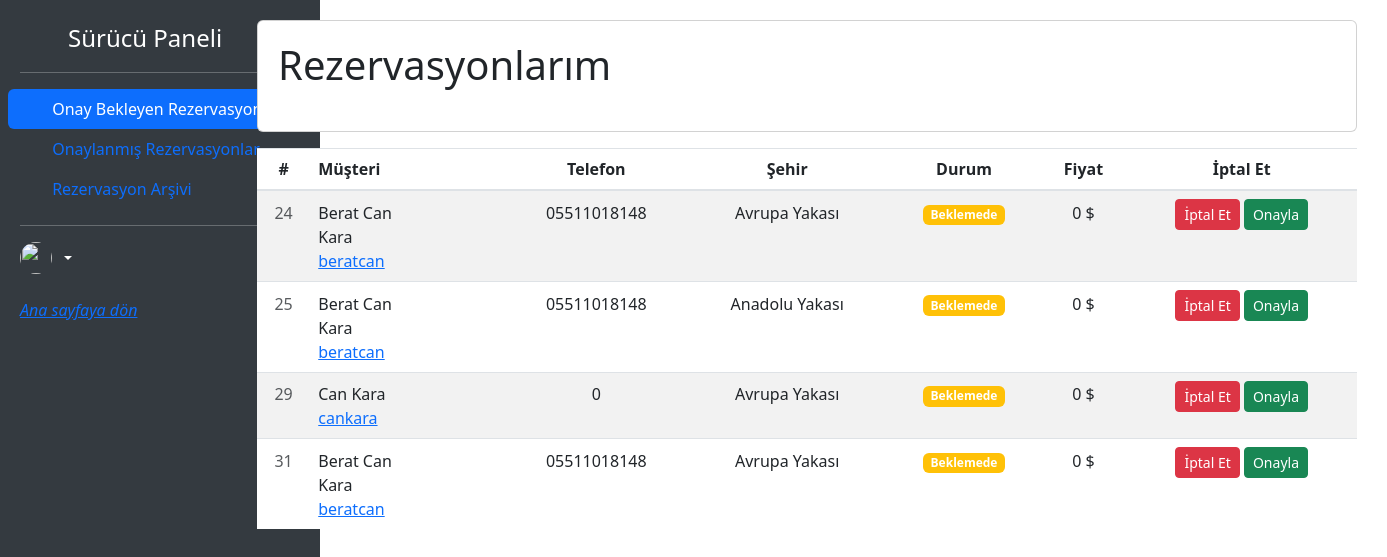
The app's page /drivers/driverDash/onaysızRez/ with its own data.
### reservation/models.py (models this page shows, shortened)
class Reservation(models.Model):
    sehir = models.CharField(max_length=100)
    kisi_sayisi = models.PositiveIntegerField()
    baslangic_tarihi = models.DateField()
    bitis_tarihi = models.DateField()
    onay_durum = models.BooleanField(default=False)
    tamam_durum = models.BooleanField(default=False)
    surucu = models.ForeignKey(Driver, on_delete=models.CASCADE, null=True, blank=True, related_name="reservation_surucu")
    kullanici = models.ForeignKey("nUser.nUser", on_delete=models.CASCADE,related_name='reservation_kullanici')
    fiyat = models.PositiveIntegerField(default=0)

### nUser/models.py (models this page shows, shortened)
class nUser(AbstractUser):
    tc_kimlik = models.CharField(max_length=11)
    adres = models.TextField()
    telefon = models.CharField(max_length=20, default="0")
    email = models.EmailField()
    first_name = models.CharField(max_length=30)
    last_name = models.CharField(max_length=30)
    reservation = models.OneToOneField(Reservation, null=True, blank=True, on_delete=models.SET_NULL)
    isDriver = models.BooleanField(default=False)

### driver/views.py (called while the page is built)
def getRezID(request):
    driver = Driver.objects.filter(username= request.user.username).first()
    reservations = Reservation.objects.filter(surucu = driver)
    return reservations

def onaysizRez(request):
    driver = Driver.objects.filter(username = request.user.username).first()
    reservations = getRezID(request)
    context = {
        "driver":driver,
        "reservations":reservations,
    }
    return render(request,"reservation/dash/onaysizRez.html",context)

### templates/reservation/dash/onaysizRez.html (shortened to what this page needs)
{% extends 'base/dashBase.html' %}
{% block driverInfo %}
<div class="row justify-content-around">
  <a href="#" class="d-flex flex- align-items-center text-white text-decoration-none dropdown-toggle col" id="dropdownUser1" data-bs-toggle="dropdown" aria-expanded="false">
      <img src="{{driver.profil_fotografi.url}}" alt="" width="32" height="32" class="rounded-circle me-2">
  </a>
</div>
{% endblock driverInfo %}
{% block content %}
<div class="row" >
    <div class="col-md-12">
    <div class="main-card mb-3 card">
<h1 style="padding: 20px 0px 10px 20px;">Rezervasyonlarım</h1>
        <div class="btn-actions-pane-right">
    </div>
    </div>
    <div class="table-responsive">
    <table class="align-middle mb-0 table table-borderless table-striped table-hover">
    <thead>
    <tr>
    <th class="text-center">#</th>
    <th>Müşteri</th>
    <th class="text-center">Telefon</th>
    <th class="text-center">Şehir</th>
    <th class="text-center">Durum</th>
    <th class="text-center">Fiyat</th>
    <th class="text-center">İptal Et</th>
    </tr>
    </thead>
    <tbody>
    {% for reservation in reservations %}
    {% if not reservation.onay_durum and not reservation.tamam_durum %}
    <tr>
        <td class="text-center text-muted">{{reservation.id}}</td>
        <td>
            <div class="widget-content p-0" style="width: 110px;">
                <div class="widget-content-wrapper">
                  <div class="widget-content-left d-flex align-items-center">
                    <div class="widget-content-left flex2">
                      <div class="widget-heading">{{reservation.kullanici.first_name}} {{reservation.kullanici.last_name}}</div>
                      <div class="widget-subheading opacity-7"><a href="/userProfile/{{reservation.kullanici.username}}">{{reservation.kullanici.username}}</a></div>
                    </div>
                  </div>
                </div>
              </div>
        </td>
    <td class="text-center">
        {{reservation.kullanici.telefon }}
    </td>
        <td class="text-center">
            {{reservation.sehir}}
        </td>
        <td class="text-center">
            {% if reservation.onay_durum %}
        <div class="badge badge-success">Onaylandı</div>
        {% else %}
        <div class="badge badge-warning">Beklemede</div>
        {% endif %}
    </td>
        <td class="text-center">
            {{reservation.fiyat}} $
        </td>
        <td class="text-center">
            {% if reservation.onay_durum %}
            <button type="button" id="PopoverCustomT-1" class="btn btn-danger btn-sm" disabled>İptal Et</button>
            {% else %}
            <a href="/reservations/deleteRez/{{reservation.id}}"><button type="button" id="iptalbuton" class="btn btn-danger btn-sm" >İptal Et</button></a>
            {% endif %}
            <a href="/reservations/onayRez/{{reservation.id}}"><button type="button" id="tamambuton" class="btn btn-success btn-sm" >Onayla</button></a>
        </td>
        </tr>
    {% endif %}
    {% endfor %}
    </tbody>
    </table>
    </div>
    </div>
    </div>
    </div>
{% endblock content %}

### static/css/card.css (style rules this page uses)
body { font-family: "Baloo 2", cursive; font-size: 16px; color: #000000; text-rendering: optimizeLegibility; font-weight: initial; }
a, a:hover { text-decoration: none; transition: color 0.3s ease-in-out; }

### static/css/dashStyle.css (style rules this page uses)
body { min-height: 100vh; min-height: -webkit-fill-available; }
html { height: -webkit-fill-available; }
.dropdown-toggle { outline: 0; }

### records on screen
Reservation: id "24", kullanici.first_name "Berat Can", kullanici.last_name "Kara", kullanici.username "beratcan", kullanici.telefon "05511018148", sehir "Avrupa Yakası", onay_durum "Beklemede", fiyat "0"
Reservation: id "25", kullanici.first_name "Berat Can", kullanici.last_name "Kara", kullanici.username "beratcan", kullanici.telefon "05511018148", sehir "Anadolu Yakası", onay_durum "Beklemede", fiyat "0"
Reservation: id "29", kullanici.first_name "Can", kullanici.last_name "Kara", kullanici.username "cankara", kullanici.telefon "0", sehir "Avrupa Yakası", onay_durum "Beklemede", fiyat "0"
Reservation: id "31", kullanici.first_name "Berat Can", kullanici.last_name "Kara", kullanici.username "beratcan", kullanici.telefon "05511018148", sehir "Avrupa Yakası", onay_durum "Beklemede", fiyat "0"
